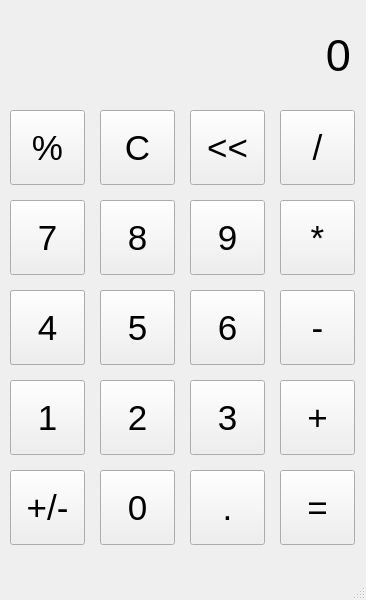
<?xml version="1.0" encoding="UTF-8"?>
<ui version="4.0">
 <class>MainWindow</class>
 <widget class="QMainWindow" name="MainWindow">
  <property name="geometry">
   <rect>
    <x>0</x>
    <y>0</y>
    <width>366</width>
    <height>600</height>
   </rect>
  </property>
  <property name="windowTitle">
   <string>Calculator</string>
  </property>
  <widget class="QWidget" name="centralwidget">
   <widget class="QLabel" name="output_label">
    <property name="geometry">
     <rect>
      <x>10</x>
      <y>10</y>
      <width>341</width>
      <height>91</height>
     </rect>
    </property>
    <property name="font">
     <font>
      <pointsize>34</pointsize>
     </font>
    </property>
    <property name="text">
     <string>0</string>
    </property>
    <property name="alignment">
     <set>Qt::AlignRight|Qt::AlignTrailing|Qt::AlignVCenter</set>
    </property>
    <property name="margin">
     <number>10</number>
    </property>
   </widget>
   <widget class="QPushButton" name="remainder_button">
    <property name="geometry">
     <rect>
      <x>10</x>
      <y>110</y>
      <width>75</width>
      <height>75</height>
     </rect>
    </property>
    <property name="font">
     <font>
      <pointsize>26</pointsize>
     </font>
    </property>
    <property name="text">
     <string>%</string>
    </property>
   </widget>
   <widget class="QPushButton" name="clear_button">
    <property name="geometry">
     <rect>
      <x>100</x>
      <y>110</y>
      <width>75</width>
      <height>75</height>
     </rect>
    </property>
    <property name="font">
     <font>
      <pointsize>26</pointsize>
     </font>
    </property>
    <property name="text">
     <string>C</string>
    </property>
   </widget>
   <widget class="QPushButton" name="division_button">
    <property name="geometry">
     <rect>
      <x>280</x>
      <y>110</y>
      <width>75</width>
      <height>75</height>
     </rect>
    </property>
    <property name="font">
     <font>
      <pointsize>26</pointsize>
     </font>
    </property>
    <property name="text">
     <string>/</string>
    </property>
   </widget>
   <widget class="QPushButton" name="dontknow_button">
    <property name="geometry">
     <rect>
      <x>190</x>
      <y>110</y>
      <width>75</width>
      <height>75</height>
     </rect>
    </property>
    <property name="font">
     <font>
      <pointsize>26</pointsize>
     </font>
    </property>
    <property name="text">
     <string>&lt;&lt;</string>
    </property>
   </widget>
   <widget class="QPushButton" name="seven_button">
    <property name="geometry">
     <rect>
      <x>10</x>
      <y>200</y>
      <width>75</width>
      <height>75</height>
     </rect>
    </property>
    <property name="font">
     <font>
      <pointsize>26</pointsize>
     </font>
    </property>
    <property name="text">
     <string>7</string>
    </property>
   </widget>
   <widget class="QPushButton" name="multiply_button">
    <property name="geometry">
     <rect>
      <x>280</x>
      <y>200</y>
      <width>75</width>
      <height>75</height>
     </rect>
    </property>
    <property name="font">
     <font>
      <pointsize>26</pointsize>
     </font>
    </property>
    <property name="text">
     <string>*</string>
    </property>
   </widget>
   <widget class="QPushButton" name="nine_button">
    <property name="geometry">
     <rect>
      <x>190</x>
      <y>200</y>
      <width>75</width>
      <height>75</height>
     </rect>
    </property>
    <property name="font">
     <font>
      <pointsize>26</pointsize>
     </font>
    </property>
    <property name="text">
     <string>9</string>
    </property>
   </widget>
   <widget class="QPushButton" name="eight_button">
    <property name="geometry">
     <rect>
      <x>100</x>
      <y>200</y>
      <width>75</width>
      <height>75</height>
     </rect>
    </property>
    <property name="font">
     <font>
      <pointsize>26</pointsize>
     </font>
    </property>
    <property name="text">
     <string>8</string>
    </property>
   </widget>
   <widget class="QPushButton" name="pushButton_9">
    <property name="geometry">
     <rect>
      <x>10</x>
      <y>290</y>
      <width>75</width>
      <height>75</height>
     </rect>
    </property>
    <property name="font">
     <font>
      <pointsize>26</pointsize>
     </font>
    </property>
    <property name="text">
     <string>X</string>
    </property>
   </widget>
   <widget class="QPushButton" name="subtract_button">
    <property name="geometry">
     <rect>
      <x>280</x>
      <y>290</y>
      <width>75</width>
      <height>75</height>
     </rect>
    </property>
    <property name="font">
     <font>
      <pointsize>26</pointsize>
     </font>
    </property>
    <property name="text">
     <string>-</string>
    </property>
   </widget>
   <widget class="QPushButton" name="pushButton_11">
    <property name="geometry">
     <rect>
      <x>190</x>
      <y>290</y>
      <width>75</width>
      <height>75</height>
     </rect>
    </property>
    <property name="font">
     <font>
      <pointsize>26</pointsize>
     </font>
    </property>
    <property name="text">
     <string>X</string>
    </property>
   </widget>
   <widget class="QPushButton" name="pushButton_12">
    <property name="geometry">
     <rect>
      <x>100</x>
      <y>290</y>
      <width>75</width>
      <height>75</height>
     </rect>
    </property>
    <property name="font">
     <font>
      <pointsize>26</pointsize>
     </font>
    </property>
    <property name="text">
     <string>X</string>
    </property>
   </widget>
   <widget class="QPushButton" name="four_button">
    <property name="geometry">
     <rect>
      <x>10</x>
      <y>290</y>
      <width>75</width>
      <height>75</height>
     </rect>
    </property>
    <property name="font">
     <font>
      <pointsize>26</pointsize>
     </font>
    </property>
    <property name="text">
     <string>4</string>
    </property>
   </widget>
   <widget class="QPushButton" name="six_button">
    <property name="geometry">
     <rect>
      <x>190</x>
      <y>290</y>
      <width>75</width>
      <height>75</height>
     </rect>
    </property>
    <property name="font">
     <font>
      <pointsize>26</pointsize>
     </font>
    </property>
    <property name="text">
     <string>6</string>
    </property>
   </widget>
   <widget class="QPushButton" name="five_button">
    <property name="geometry">
     <rect>
      <x>100</x>
      <y>290</y>
      <width>75</width>
      <height>75</height>
     </rect>
    </property>
    <property name="font">
     <font>
      <pointsize>26</pointsize>
     </font>
    </property>
    <property name="text">
     <string>5</string>
    </property>
   </widget>
   <widget class="QPushButton" name="one_button">
    <property name="geometry">
     <rect>
      <x>10</x>
      <y>380</y>
      <width>75</width>
      <height>75</height>
     </rect>
    </property>
    <property name="font">
     <font>
      <pointsize>26</pointsize>
     </font>
    </property>
    <property name="text">
     <string>1</string>
    </property>
   </widget>
   <widget class="QPushButton" name="add_button">
    <property name="geometry">
     <rect>
      <x>280</x>
      <y>380</y>
      <width>75</width>
      <height>75</height>
     </rect>
    </property>
    <property name="font">
     <font>
      <pointsize>26</pointsize>
     </font>
    </property>
    <property name="text">
     <string>+</string>
    </property>
   </widget>
   <widget class="QPushButton" name="three_button">
    <property name="geometry">
     <rect>
      <x>190</x>
      <y>380</y>
      <width>75</width>
      <height>75</height>
     </rect>
    </property>
    <property name="font">
     <font>
      <pointsize>26</pointsize>
     </font>
    </property>
    <property name="text">
     <string>3</string>
    </property>
   </widget>
   <widget class="QPushButton" name="two_button">
    <property name="geometry">
     <rect>
      <x>100</x>
      <y>380</y>
      <width>75</width>
      <height>75</height>
     </rect>
    </property>
    <property name="font">
     <font>
      <pointsize>26</pointsize>
     </font>
    </property>
    <property name="text">
     <string>2</string>
    </property>
   </widget>
   <widget class="QPushButton" name="plusminus_button">
    <property name="geometry">
     <rect>
      <x>10</x>
      <y>470</y>
      <width>75</width>
      <height>75</height>
     </rect>
    </property>
    <property name="font">
     <font>
      <pointsize>26</pointsize>
     </font>
    </property>
    <property name="text">
     <string>+/-</string>
    </property>
   </widget>
   <widget class="QPushButton" name="equal_button">
    <property name="geometry">
     <rect>
      <x>280</x>
      <y>470</y>
      <width>75</width>
      <height>75</height>
     </rect>
    </property>
    <property name="font">
     <font>
      <pointsize>26</pointsize>
     </font>
    </property>
    <property name="text">
     <string>=</string>
    </property>
   </widget>
   <widget class="QPushButton" name="decimal_button">
    <property name="geometry">
     <rect>
      <x>190</x>
      <y>470</y>
      <width>75</width>
      <height>75</height>
     </rect>
    </property>
    <property name="font">
     <font>
      <pointsize>26</pointsize>
     </font>
    </property>
    <property name="text">
     <string>.</string>
    </property>
   </widget>
   <widget class="QPushButton" name="zero_button">
    <property name="geometry">
     <rect>
      <x>100</x>
      <y>470</y>
      <width>75</width>
      <height>75</height>
     </rect>
    </property>
    <property name="font">
     <font>
      <pointsize>26</pointsize>
     </font>
    </property>
    <property name="text">
     <string>0</string>
    </property>
   </widget>
  </widget>
  <widget class="QMenuBar" name="menubar">
   <property name="geometry">
    <rect>
     <x>0</x>
     <y>0</y>
     <width>366</width>
     <height>26</height>
    </rect>
   </property>
  </widget>
  <widget class="QStatusBar" name="statusbar"/>
 </widget>
 <resources/>
 <connections/>
</ui>
